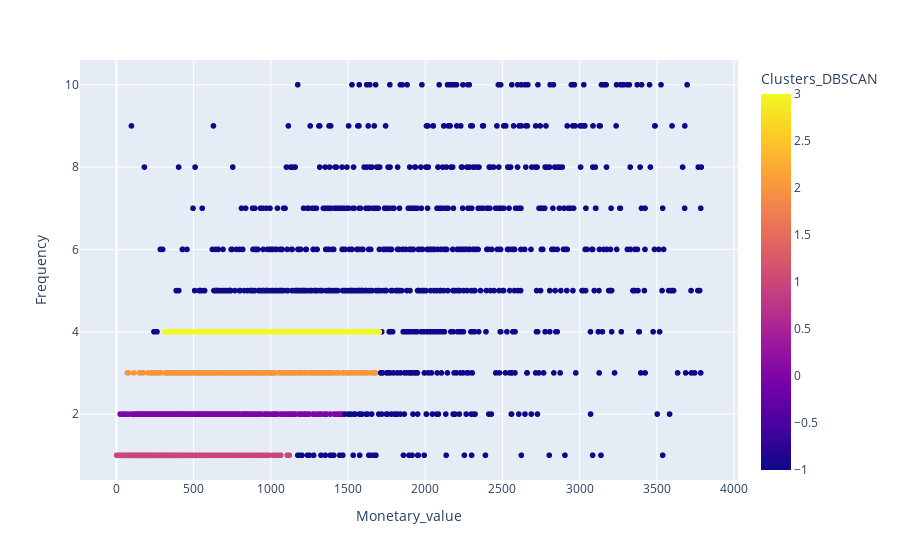

This figure's notebook cell:
### Code cell
fig=px.scatter(data_frame = final_df,x='Monetary_value',y='Frequency',color='Clusters_DBSCAN')
iplot(fig)

### Figure 1 — Plotly figure (JSON) as saved in the notebook; plotly's stock layout.template omitted (floating-point values rounded to 4 significant figures; data arrays with more than 128 entries replaced by an {"elided": "..."} marker saying what was removed)
{"data": [{"hovertemplate": "Monetary_value=%{x}<br>Frequency=%{y}<br>Clusters_DBSCAN=%{marker.color}<extra></extra>", "legendgroup": "", "marker": {"color": {"elided": "3786 int values"}, "coloraxis": "coloraxis", "symbol": "circle"}, "mode": "markers", "name": "", "showlegend": false, "type": "scattergl", "x": {"elided": "3786 float values"}, "xaxis": "x", "y": {"elided": "3786 int values"}, "yaxis": "y"}], "layout": {"autosize": true, "coloraxis": {"colorbar": {"title": {"text": "Clusters_DBSCAN"}}, "colorscale": [[0, "#0d0887"], [0.1111, "#46039f"], [0.2222, "#7201a8"], [0.3333, "#9c179e"], [0.4444, "#bd3786"], [0.5556, "#d8576b"], [0.6667, "#ed7953"], [0.7778, "#fb9f3a"], [0.8889, "#fdca26"], [1, "#f0f921"]]}, "legend": {"tracegroupgap": 0}, "margin": {"t": 60}, "xaxis": {"anchor": "y", "autorange": true, "domain": [0, 1], "range": [-229.7, 4019.0], "title": {"text": "Monetary_value"}, "type": "linear"}, "yaxis": {"anchor": "x", "autorange": true, "domain": [0, 1], "range": [0.3031, 10.7], "title": {"text": "Frequency"}, "type": "linear"}}}
